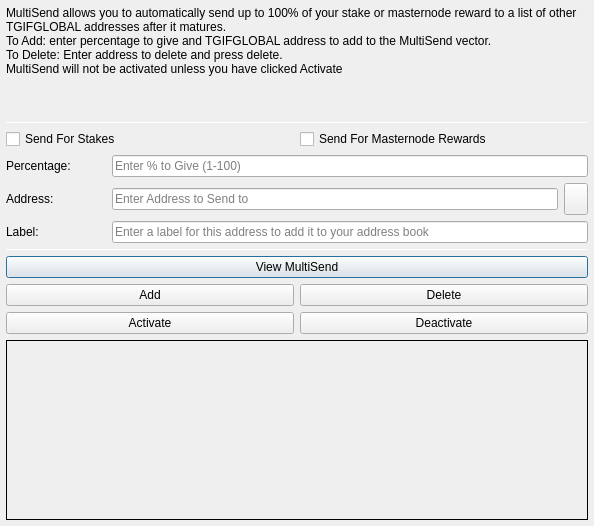
<?xml version="1.0" encoding="UTF-8"?>
<ui version="4.0">
 <class>MultiSendDialog</class>
 <widget class="QDialog" name="MultiSendDialog">
  <property name="windowModality">
   <enum>Qt::NonModal</enum>
  </property>
  <property name="geometry">
   <rect>
    <x>0</x>
    <y>0</y>
    <width>594</width>
    <height>526</height>
   </rect>
  </property>
  <property name="windowTitle">
   <string>MultiSend</string>
  </property>
  <layout class="QVBoxLayout" name="verticalLayout" stretch="0">
   <property name="leftMargin">
    <number>6</number>
   </property>
   <property name="topMargin">
    <number>6</number>
   </property>
   <property name="rightMargin">
    <number>6</number>
   </property>
   <property name="bottomMargin">
    <number>6</number>
   </property>
   <item>
    <layout class="QVBoxLayout" name="verticalLayout_Main" stretch="1,1,1,0,1,1,1">
     <item>
      <widget class="QLabel" name="label_2">
       <property name="lineWidth">
        <number>1</number>
       </property>
       <property name="text">
        <string>MultiSend allows you to automatically send up to 100% of your stake or masternode reward to a list of other TGIFGLOBAL addresses after it matures.
To Add: enter percentage to give and TGIFGLOBAL address to add to the MultiSend vector.
To Delete: Enter address to delete and press delete.
MultiSend will not be activated unless you have clicked Activate</string>
       </property>
       <property name="alignment">
        <set>Qt::AlignLeading|Qt::AlignLeft|Qt::AlignTop</set>
       </property>
       <property name="wordWrap">
        <bool>true</bool>
       </property>
      </widget>
     </item>
     <item>
      <widget class="Line" name="line">
       <property name="minimumSize">
        <size>
         <width>0</width>
         <height>1</height>
        </size>
       </property>
       <property name="maximumSize">
        <size>
         <width>16777215</width>
         <height>1</height>
        </size>
       </property>
       <property name="orientation">
        <enum>Qt::Horizontal</enum>
       </property>
      </widget>
     </item>
     <item>
      <layout class="QVBoxLayout" name="verticalLayout_Settings">
       <item>
        <layout class="QHBoxLayout" name="horizontalLayout">
         <item>
          <widget class="QCheckBox" name="multiSendStakeCheckBox">
           <property name="text">
            <string>Send For Stakes</string>
           </property>
          </widget>
         </item>
         <item>
          <widget class="QCheckBox" name="multiSendMasternodeCheckBox">
           <property name="text">
            <string>Send For Masternode Rewards</string>
           </property>
          </widget>
         </item>
        </layout>
       </item>
       <item>
        <layout class="QHBoxLayout" name="horizontalLayout_6">
         <item>
          <widget class="QLabel" name="label">
           <property name="minimumSize">
            <size>
             <width>100</width>
             <height>0</height>
            </size>
           </property>
           <property name="toolTip">
            <string>Percentage of stake to send</string>
           </property>
           <property name="text">
            <string>Percentage:</string>
           </property>
          </widget>
         </item>
         <item>
          <widget class="QLineEdit" name="multiSendPercentEdit">
           <property name="toolTip">
            <string>Enter whole numbers 1 - 100</string>
           </property>
           <property name="placeholderText">
            <string>Enter % to Give (1-100)</string>
           </property>
          </widget>
         </item>
        </layout>
       </item>
       <item>
        <layout class="QHBoxLayout" name="horizontalLayout_7">
         <item>
          <widget class="QLabel" name="label_5">
           <property name="minimumSize">
            <size>
             <width>100</width>
             <height>0</height>
            </size>
           </property>
           <property name="toolTip">
            <string>Address to send portion of stake to</string>
           </property>
           <property name="text">
            <string>Address:</string>
           </property>
          </widget>
         </item>
         <item>
          <widget class="QLineEdit" name="multiSendAddressEdit">
           <property name="toolTip">
            <string/>
           </property>
           <property name="placeholderText">
            <string>Enter Address to Send to</string>
           </property>
          </widget>
         </item>
         <item>
          <widget class="QToolButton" name="addressBookButton">
           <property name="maximumSize">
            <size>
             <width>16777215</width>
             <height>32</height>
            </size>
           </property>
           <property name="toolTip">
            <string>Choose an address from the address book</string>
           </property>
           <property name="text">
            <string/>
           </property>
           <property name="icon">
            <iconset resource="../tgifglobal.qrc">
             <normaloff>:/icons/address-book</normaloff>:/icons/address-book</iconset>
           </property>
           <property name="shortcut">
            <string>Alt+A</string>
           </property>
          </widget>
         </item>
        </layout>
       </item>
      </layout>
     </item>
     <item>
      <layout class="QHBoxLayout" name="horizontalLayout_3">
       <item>
        <widget class="QLabel" name="label_3">
         <property name="minimumSize">
          <size>
           <width>100</width>
           <height>0</height>
          </size>
         </property>
         <property name="text">
          <string>Label:</string>
         </property>
        </widget>
       </item>
       <item>
        <widget class="QLineEdit" name="labelAddressLabelEdit">
         <property name="placeholderText">
          <string>Enter a label for this address to add it to your address book</string>
         </property>
        </widget>
       </item>
      </layout>
     </item>
     <item>
      <widget class="Line" name="line_2">
       <property name="minimumSize">
        <size>
         <width>0</width>
         <height>1</height>
        </size>
       </property>
       <property name="maximumSize">
        <size>
         <width>16777215</width>
         <height>1</height>
        </size>
       </property>
       <property name="orientation">
        <enum>Qt::Horizontal</enum>
       </property>
      </widget>
     </item>
     <item>
      <layout class="QVBoxLayout" name="verticalLayout_Buttons">
       <item>
        <layout class="QHBoxLayout" name="horizontalLayout_4">
         <item>
          <widget class="QPushButton" name="viewButton">
           <property name="toolTip">
            <string/>
           </property>
           <property name="statusTip">
            <string>View MultiSend Vector</string>
           </property>
           <property name="text">
            <string>View MultiSend</string>
           </property>
          </widget>
         </item>
        </layout>
       </item>
       <item>
        <layout class="QHBoxLayout" name="horizontalLayout_2">
         <item>
          <widget class="QPushButton" name="addButton">
           <property name="toolTip">
            <string/>
           </property>
           <property name="statusTip">
            <string>Add to MultiSend Vector</string>
           </property>
           <property name="text">
            <string>Add</string>
           </property>
          </widget>
         </item>
         <item>
          <widget class="QPushButton" name="deleteButton">
           <property name="toolTip">
            <string/>
           </property>
           <property name="statusTip">
            <string>Delete Address From MultiSend Vector</string>
           </property>
           <property name="text">
            <string>Delete</string>
           </property>
          </widget>
         </item>
        </layout>
       </item>
       <item>
        <layout class="QHBoxLayout" name="horizontalLayout_5">
         <item>
          <widget class="QPushButton" name="activateButton">
           <property name="statusTip">
            <string>Activate MultiSend</string>
           </property>
           <property name="text">
            <string>Activate</string>
           </property>
          </widget>
         </item>
         <item>
          <widget class="QPushButton" name="disableButton">
           <property name="statusTip">
            <string>Deactivate MultiSend</string>
           </property>
           <property name="text">
            <string>Deactivate</string>
           </property>
          </widget>
         </item>
        </layout>
       </item>
      </layout>
     </item>
     <item>
      <widget class="QLabel" name="message">
       <property name="minimumSize">
        <size>
         <width>0</width>
         <height>180</height>
        </size>
       </property>
       <property name="frameShape">
        <enum>QFrame::Panel</enum>
       </property>
       <property name="frameShadow">
        <enum>QFrame::Plain</enum>
       </property>
       <property name="lineWidth">
        <number>1</number>
       </property>
       <property name="midLineWidth">
        <number>1</number>
       </property>
       <property name="text">
        <string/>
       </property>
       <property name="alignment">
        <set>Qt::AlignLeading|Qt::AlignLeft|Qt::AlignTop</set>
       </property>
       <property name="wordWrap">
        <bool>true</bool>
       </property>
      </widget>
     </item>
    </layout>
   </item>
  </layout>
 </widget>
 <resources>
  <include location="../tgifglobal.qrc"/>
 </resources>
 <connections/>
</ui>
